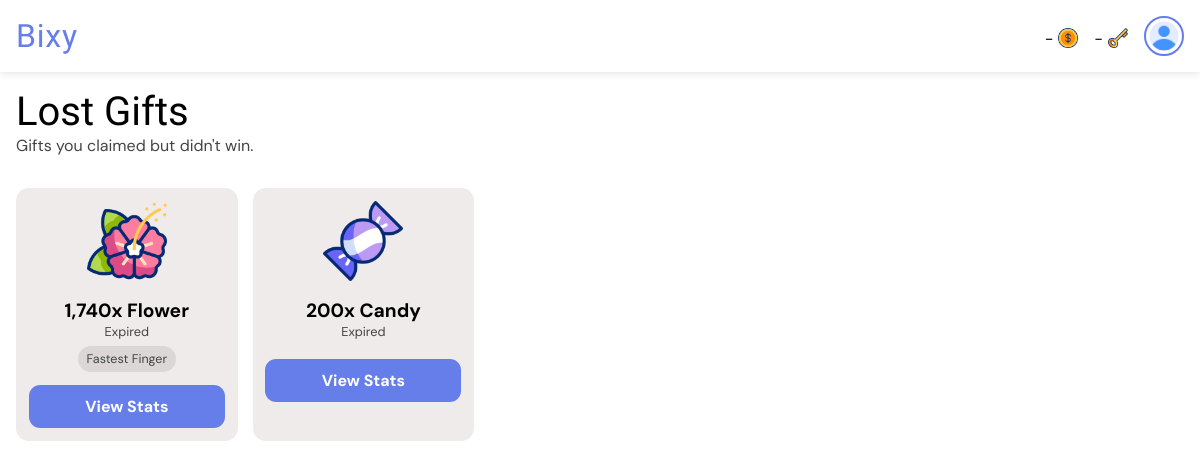
Page /gifts/lost/ (signed in) on the earlier database version.
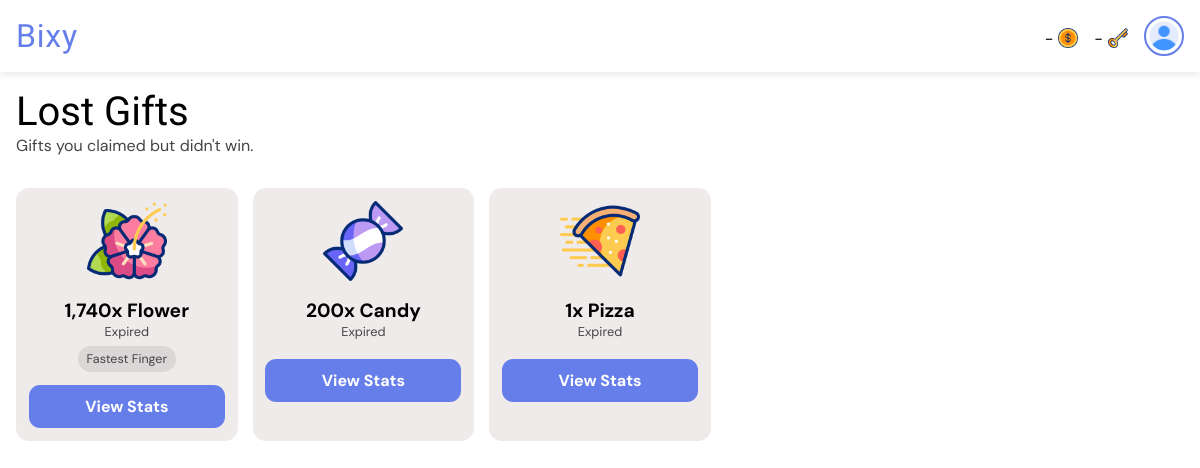
Same page on the later database version.
### giftapp/models.py (models this page shows, shortened)
class GiftTransaction(models.Model):
    gifter = models.ForeignKey(User, on_delete=models.CASCADE, related_name="gifts_sent")
    recipient = models.ForeignKey(User, on_delete=models.CASCADE, related_name="gifts_received", null=True, blank=True)
    gift = models.ForeignKey(Gift, on_delete=models.CASCADE, related_name='transactions')
    quantity = models.PositiveIntegerField(default=1, help_text="Number of this gift to buy.")
    early_claim_fee = models.PositiveIntegerField(default=0, help_text="Number of keys paid to claim the gift early if not dropped. FF gifts cannot have early claim fee greater than 0.")
    claim_fee = models.PositiveIntegerField(default=0, help_text="Number of keys paid to claim the gift if dropped.")
    paid_users = models.ManyToManyField(User, related_name="paid_gifts", blank=True)
    message = models.CharField(max_length=255, blank=True)
    is_visible = models.BooleanField(default=True, help_text="If the actual gift is shown or hidden.")
    is_fastest_finger = models.BooleanField(default=False, help_text="If the gift is won by fastest finger only.")
    expire_rate = models.PositiveIntegerField(default=1, help_text="Number of hours before the gift expires (1 - 24). Must be greater than drop rate.")
    drop_rate = models.PositiveIntegerField(default=0, help_text="Number of hours before the gift drops (0 - 23).")
    expire_date = models.DateTimeField(default=timezone.now)
    drop_date = models.DateTimeField(default=timezone.now)
    created_at = models.DateTimeField(default=timezone.now)
    reveals = models.ManyToManyField(User, related_name="gift_reveals", blank=True)
    claimed_by = models.ForeignKey(
        User, null=True, blank=True, on_delete=models.SET_NULL, related_name="gifts_claimed"
    )
    def seconds_until_expire(self):
        delta = self.expire_date - timezone.now()
        return max(0, int(delta.total_seconds()))
    def seconds_until_drop(self):
        delta = self.drop_date - timezone.now()
        return max(0, int(delta.total_seconds()))
    def is_due_for_drop(self):
        return self.seconds_until_drop() <= 0
    def expire_bar_percent(self):
        return int((self.seconds_until_expire() / (self.expire_rate * 60 * 60)) * 100)

class Gift(models.Model):
    name = models.CharField(max_length=50, null=True, blank=True)
    cost = models.PositiveIntegerField(default=0)
    image = models.ImageField(null=True, blank=True, upload_to='gift_images')
    gif = models.FileField(null=True, blank=True, upload_to='gift_gifs')

### giftapp/views.py (the view)
# urls.py: path("gifts/lost/", views.lost_gifts, name="lost_gifts"),
@login_required
def lost_gifts(request):
    lost = GiftTransaction.objects.annotate(
        due_for_expire=ExpressionWrapper(
            Q(expire_date__lt=timezone.now()), output_field=BooleanField()
        ),
        seconds_before_drop=ExpressionWrapper(
            F("drop_date") - timezone.now(), output_field=DurationField()
        ),
        seconds_before_expire=ExpressionWrapper(
            F("expire_date") - timezone.now(), output_field=DurationField()
        )
    ).filter(reveals=request.user).exclude(recipient=request.user).exclude(gifter=request.user).all().order_by('seconds_before_drop', 'seconds_before_expire')
    context = {
        "gift_transactions": lost,
    }
    return render(request, "lost_gifts.html", context)

### templates/lost_gifts.html (shortened to what this page needs)
{% extends 'base.html' %}
{% load static %}
{% load humanize %}
{% load timefilters %}
{% block title %}
<link rel="stylesheet" href="{% static 'css/all_gifts.css' %}">
{% endblock %}
{% block body %}
<div class="heading">
    <h1>Lost Gifts</h1>
    <p>Gifts you claimed but didn't win.</p>
</div>
{% if gift_transactions|length > 0 %}
<div class="card-container">
    {% for gift_transaction in gift_transactions %}
    <div class="card">
        <div class="gift-image">
            {% if gift_transaction.is_visible or gift_transaction.is_due_for_expire %}
            <img src="{{ gift_transaction.gift.image.url }}" alt="Gift image">
            {% else %}
            <img src="{% static 'images/search.png' %}" alt="Gift image">
            {% endif %}
        </div>
        <div class="gift-info">
            {% if gift_transaction.is_visible or gift_transaction.is_due_for_expire %}
            <h1>{{ gift_transaction.quantity|intcomma }}x {{ gift_transaction.gift.name }}</h1>
            {% else %}
            <h1>Hidden Gift</h1>
            {% endif %}
            {% if not gift_transaction.due_for_expire %}
            {% if gift_transaction.drop_rate > 0 %}
            {% if gift_transaction.is_due_for_drop %}
            <p class="timer" id="{{ gift_transaction.id }}" data-prefix="Expires"
                data-seconds="{{ gift_transaction.seconds_until_expire }}">Expires in --:--:--:--</p>
            {% else %}
            <p class="timer" id="{{ gift_transaction.id }}" data-prefix="Drops"
                data-seconds="{{ gift_transaction.seconds_until_drop }}">Drops in --:--:--:--</p>
            {% endif %}
            {% else %}
            <p class="timer" id="{{ gift_transaction.id }}" data-prefix="Expires"
                data-seconds="{{ gift_transaction.seconds_until_expire }}">Expires in --:--:--:--</p>
            {% endif %}
            {% else %}
            <p>Expired</p>
            {% endif %}
            <div class="tags">
                {% if gift_transaction.is_fastest_finger %}
                <p class="tag">Fastest Finger</p>
                {% endif %}
            </div>
        </div>
        <a href="{% url 'view_gift_stats' gift_transaction.id %}">View Stats</a>
    </div>
    {% endfor %}
</div>
{% else %}
<div class="empty">
    <img src="{% static 'images/empty-box.png' %}" alt="No content image">
    <h1>Feels Empty Here.</h1>
    <a href="{% url 'lost_gifts' %}">Refresh</a>
</div>
{% endif %}
{% endblock %}

Differences in the rows shown:
added GiftTransaction: gift.image (picture), quantity "1", gift.name "Pizza", shows "Expired"
